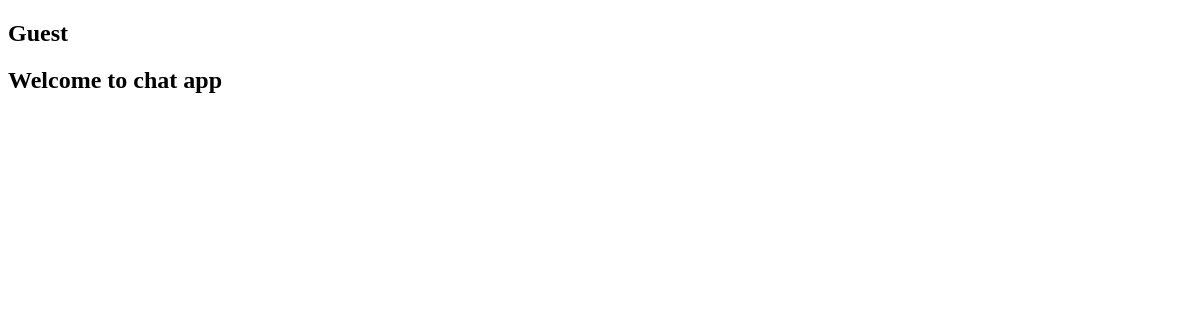
Page /learn/dashboard/ on the earlier database version.
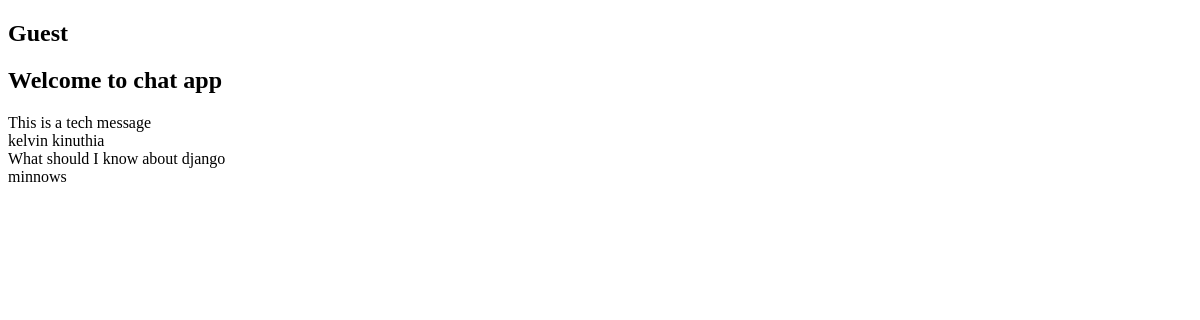
Same page on the later database version.
### learn/models.py (models this page shows)
class ContactModel(models.Model):
    name = models.CharField(max_length=50)
    email = models.EmailField()
    message = models.TextField()
    def __str__(self):
        return self.message

### learn/views.py (the view)
# urls.py: path('dashboard/', dashboard, name='dashboard'),
def dashboard(request):
    messages = ContactModel.objects.all()
    context = {
        'messages': messages
    }
    return render(request, 'learn/dashboard.html', context)

### learn/templates/learn/dashboard.html
{% extends "base.html" %}
{% block content %}
<h2>Welcome to chat app</h2>
{% for message in messages %}
    {{ message }}<br/>
    {{ message.name }}<br/>
{% endfor %}
{% endblock content %}

### blog/templates/base.html (shortened to what this page needs)
<!DOCTYPE html>
<html lang="en">
<head>
</head>
<body>
    <h2>{{ user.username | default:"Guest"}}</h2>
    {% block content %}{% endblock content %}
</body>
</html>

Differences in the rows shown:
added ContactModel: message "This is a tech message", name "kelvin kinuthia"
added ContactModel: message "What should I know about django", name "minnows"
